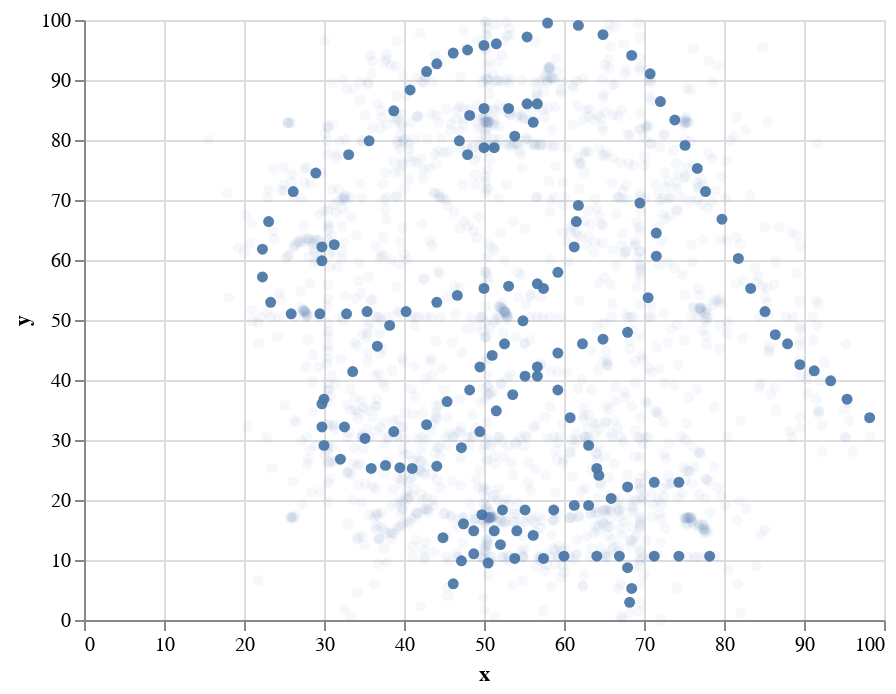

Source (notebook cell):
### Code cell
import altair as alt

selectDropdown = alt.selection_single(
    name='Select',
    fields=['dataset'],
    init={'dataset': dataset_names[0]},
    bind=alt.binding_select(options=dataset_names)
)

alt.Chart(df).mark_circle().add_selection(
    selectDropdown
).encode(
    x='x',
    y='y',
    tooltip=['x:N','y:N'],
    opacity=alt.condition(selectDropdown, alt.value(0.95), alt.value(0.05))
)

### Figure 1 — Vega-Lite specification as saved in the notebook (floating-point values rounded to 4 significant figures; data arrays with more than 128 entries replaced by an {"elided": "..."} marker saying what was removed)
{"config": {"view": {"continuousWidth": 400, "continuousHeight": 300}}, "data": {"name": "data-d4f12f403659703e47615f7f9313ea53"}, "mark": "circle", "encoding": {"opacity": {"condition": {"value": 0.95, "selection": "Select"}, "value": 0.05}, "tooltip": [{"type": "nominal", "field": "x"}, {"type": "nominal", "field": "y"}], "x": {"type": "quantitative", "field": "x"}, "y": {"type": "quantitative", "field": "y"}}, "selection": {"Select": {"type": "single", "fields": ["dataset"], "init": {"dataset": "dino"}, "bind": {"input": "select", "options": ["dino", "away", "h_lines", "v_lines", "x_shape", "star", "high_lines", "dots", "circle", "bullseye", "slant_up", "slant_down", "wide_lines"]}}}, "$schema": "https://vega.github.io/schema/vega-lite/v4.0.2.json", "datasets": {"data-d4f12f403659703e47615f7f9313ea53": {"elided": "1846 records"}}}
